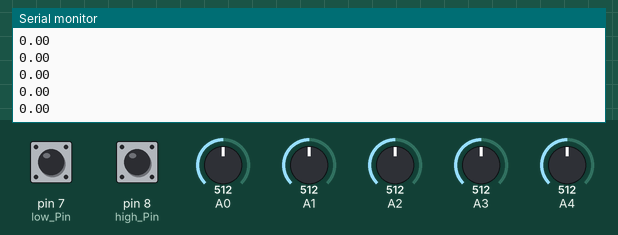
A sketch run on a simulated Arduino Uno, built with avr-gcc and run on an emulated ATmega328P. Parts: the last lines printed to the serial monitor. The inputs (shaded band) are chosen by the test bench; at power-on: pin 7 (low_Pin) HIGH, pin 8 (high_Pin) HIGH, A0 = 512, A1 = 512, A2 = 512, A3 = 512, A4 = 512.

Above: at 1.2 s.
1.3 s: pin 7 (low_Pin) pulled LOW for 0.15 s
At 2.0 s:
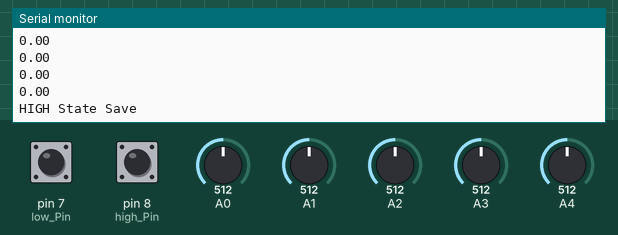
2.9 s: pin 8 (high_Pin) pulled LOW for 0.15 s
At 3.7 s:
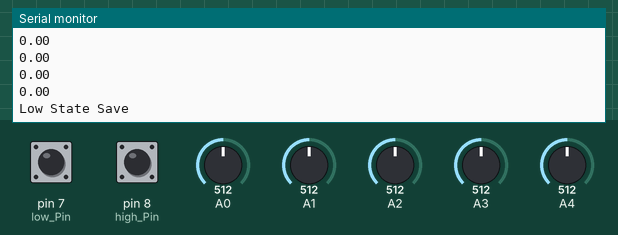

The sketch:

Trial2.1.1.ino
```cpp
#define high_Pin    8
#define low_Pin   7

float led[5],led_Low[5],led_High[5]={1024,1024,1024,1024,1024};
float pos;

void setup() {
  Serial.begin(9600);
pinMode(7,INPUT_PULLUP);
pinMode(8,INPUT_PULLUP);
}

void loop() {


  ledCheck();
  cordCalc();
  if(millis()%100==0){
  // ledShow();
  Serial.println(pos);
  }
}
```

LED.ino
```cpp
void ledCheck() {  //Checks current LEDs values also calls saveCheck() and ledMap()
  for (int i = 4; i >= 0; i--) {
    led[i] = analogRead(i);
  }
  saveCheck();
  ledMap();
}
void saveCheck() {  //Checks if LED value has to be stored as HIGH or LOW and calls ledSaveLow() and ledSaveHigh() accordingly
  if (digitalRead(high_Pin) == LOW) {
    ledSaveLow();
  }
  if (digitalRead(low_Pin) == LOW) {
    ledSaveHigh();
  }
}
void ledMap() {     //Maps led values from 0 to 100 according to the LOW and HIGH error
  for (int i = 0; i <= 4; i++) {
    led[i] = ((100 * (led[i] - led_Low[i])) / (led_High[i] - led_Low[i]));
  }
}
void ledSaveLow() {  //save LOW State for Background
  led_Low[0] = led[0];
  led_Low[1] = led[1];
  led_Low[2] = led[2];
  led_Low[3] = led[3];
  led_Low[4] = led[4];
  Serial.println("Low State Save");
  delay(1000);
}
void ledSaveHigh() {  //save HIGH State for Strip
  led_High[0] = led[0];
  led_High[1] = led[1];
  led_High[2] = led[2];
  led_High[3] = led[3];
  led_High[4] = led[4];
  Serial.println("HIGH State Save");
  delay(1000);
}
void ledShow() {      //Prints LED raw values for debugging
  Serial.print(led[0]);
  Serial.print("    ");
  Serial.print(led[1]);
  Serial.print("    ");
  Serial.print(led[2]);
  Serial.print("    ");
  Serial.print(led[3]);
  Serial.print("    ");
  Serial.print(led[4]);
  Serial.print("    ");
  Serial.println();
}
void cordCalc() {     //Calculates cordinate of strip left to right ie (0 to 4)
  pos = (float)(-32 * led[0] + -16 * led[1] + -0 * led[2] + 16 * led[3] + 32 * led[4]) / (float)(led[0] + led[1] + led[2] + led[3] + led[4]);
}
```

Measured:
- after the input at 1.3 s, the serial monitor: prints a new line at once (image 1)
- after the input at 2.9 s, the serial monitor: prints a new line at once (image 2)
